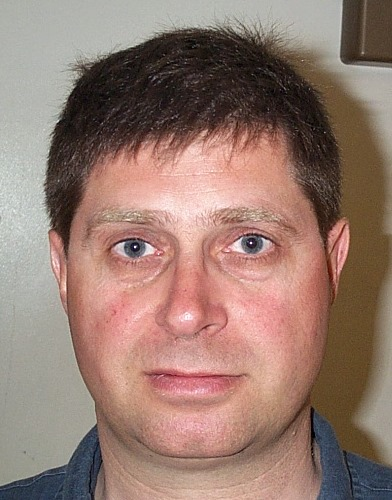
%> input picture images/DB1/db1_01.jpg, 392 x 500 px; its folder holds only this picture in this run
$ octave main.m   (GNU Octave 9; MATLAB toolbox functions it lacks are replaced by stand-ins)
%> lines starting %> are read from the running program, lines starting %| are printed output that depends on the picture; in (x1, y1, x2, y2) boxes, pixels count from 0 and x2, y2 are one past the last pixel; in counts of white or black regions, pixels touching at a corner belong together; the program's own positions count from 1
### createDatabase.m
function [ ] = createDatabase( images_folder )
%> called with images_folder = 'images/DB1'

files = dir(fullfile(images_folder, '*.jpg'));
files = {files.name}';
numFacesNotDetected = 0;

% Loop image directory and detect each face, store in faces_db matrix
for i=1:numel(files)
    fname = fullfile(images_folder, files{i});
    disp(['Loading ', num2str(fname), '..'])
    img = imread(fname);
%> img is the input picture: size 500x392x3 uint8; mean R, G, B 150.1, 122.6, 111.8
    output = colorCorrection(img); % Color correct
    result = detectFace(output);   % Detect face
    if( isempty(result) )
        numFacesNotDetected = numFacesNotDetected - 1;
        continue
    else
        faces_db(:,:,i+numFacesNotDetected) = result;
    end
end

numberofimages = numel(files);
[aa,bb,numDetectedFaces] = size(faces_db);
disp(['Loaded ', num2str(numDetectedFaces), ' of ', num2str(numberofimages), ' faces successfully.'])

[X,Y] = size(faces_db(:,:,1));
n = X*Y;

% Reshape images to vectors
faces_db = reshape(faces_db, [n, numDetectedFaces]);

% Run PCA algorithm
x = im2double(faces_db);
meanImage = mean(x,2);                 % Find average face vector
A = bsxfun(@minus, x, meanImage);      % Subtract the mean for each vector in faces_db
C = transpose(A) * A;                  % Covariance matrix (MxM)
[eigVec, eigVal] = eig(C);             % Eigenvectors and eigenvalues in smaller dimension
eigenVecLarge = A * eigVec;            % Eigenvectors in bigger dimension (n x n)

% Reshaping the n-dim eigenvectors into matrices (eigenfaces)
eigenfaces = [];
for k = 1:numDetectedFaces
    c = eigenVecLarge(:,k);
    eigenfaces{k} = reshape(c,X,Y);
    eigenfaces{k} = eigenfaces{k}./norm(eigenfaces{k});
end

% Normalize eigenvectors
eigenVecLarge = eigenVecLarge./norm(eigenVecLarge);

% Extract eigenvalues and sort in descending order
x = diag(eigVal);
[xc,xci] = sort(x,'descend');
[xciR, xciC] = size(xci);

% Display eigenfaces
for e = 1:xciR
    figure
    imshow(eigenfaces{e}, [])
end

% Calculate weights vector for each eigenface
weights = zeros(numDetectedFaces, numDetectedFaces);
for a = 1:numDetectedFaces
    for j=1:numDetectedFaces
        w =  eigenVecLarge(:,j)' * A(:,a);
        weights(j,a) = w;
    end
end

% Saving weight matrix, eigenvectors and mean image to database
save('databaseFINAL.mat', 'eigenVecLarge', 'weights', 'meanImage');

end

### colorCorrection.m
function [ output ] = colorCorrection( input )
% Color correct original image with gray world assumption

% Init output image with same size as input image
output = uint8(zeros(size(input,1), size(input,2), size(input,3)));

% Components of the input image
R = input(:,:,1);
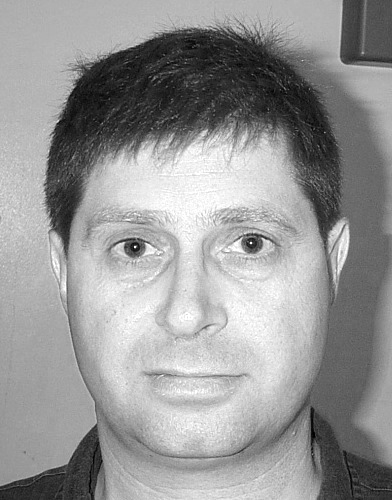
%> R: size 500x392 uint8; min 0, max 255, mean 150.1
G = input(:,:,2);
B = input(:,:,3);
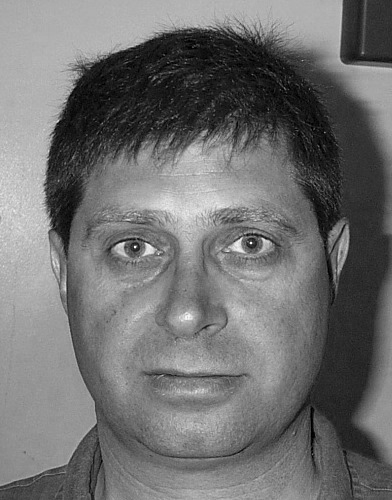
%> B: size 500x392 uint8; min 0, max 255, mean 111.8

% Inverse of the average values of the R,G,B components
mR = 1/(mean(mean(R)));
%> mR = 0.00666
mG = 1/(mean(mean(G)));
%> mG = 0.00816
mB = 1/(mean(mean(B)));
%> mB = 0.00894

%Smallest Avg Value (max because we are dealing with the inverses)
maxRGB = max(max(mR, mG), mB);
%> maxRGB = 0.00894

%Calculate the scaling factors
mR = mR/maxRGB;
%> mR = 0.745
mG = mG/maxRGB;
%> mG = 0.912
mB = mB/maxRGB;
%> mB = 1

%Scale the values
output(:,:,1) = R*mR;
output(:,:,2) = G*mG;
output(:,:,3) = B*mB;
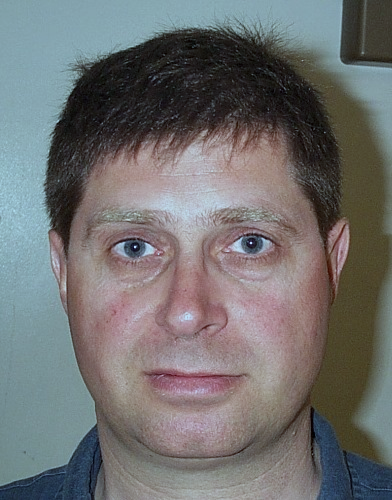
%> output: size 500x392x3 uint8; mean R, G, B 111.8, 111.8, 111.8

end

### detectFace.m
function [ face ] = detectFace( input )
% Detecting face by creating binary face mask
% Adding face mask to input image
% Morphing the resulting image

height = size(input,1);
%> height = 500
width = size(input,2);
%> width = 392

%Initialize the output images
binary = zeros(height,width);

%Convert the image from RGB to YCbCr color space
img_ycbcr = rgb2ycbcr(input);
%> img_ycbcr: size 500x392x3 uint8; mean of channels 1, 2, 3 112.1, 128, 128
Y = img_ycbcr(:,:,1);
Cb = img_ycbcr(:,:,2);
Cr = img_ycbcr(:,:,3);
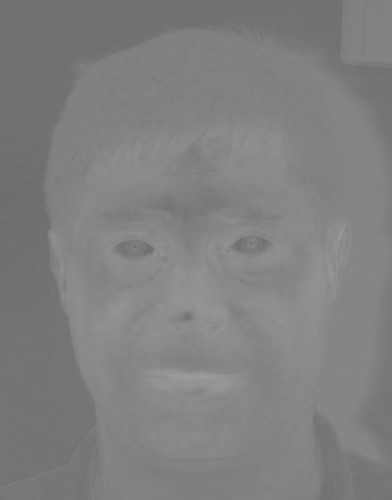
%> Cr: size 500x392 uint8; min 107, max 159, mean 128

%Detect Skin with static thresholding
[r,c,v] = find( Cr >= 125 & Cr<=183);
%> r = 136874 values from 1 to 500; c = 136874 values from 46 to 392; v = 136874 logical values, 136874 true
numind = size(r,1);
%> numind = 136874

% Mark skin pixels as white
for i=1:numind
    binary(r(i),c(i)) = 1;
end
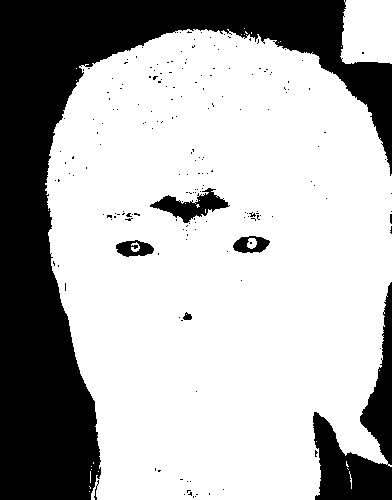
%> binary: size 500x392 double; values 0 (black) and 1 (white), 69.8% white; 192 black regions (185 under 20 px), largest, box (x1, y1, x2, y2) and area: (0, 0, 392, 500) 50340, (313, 282, 392, 500) 6311, (150, 188, 230, 223) 1141

% Morphological operations to enhance face mask
morphedBinary = enhanceFacemask(binary);
%> in enhanceFacemask, `faceMask = imerode(input_binary, kernel);`: faceMask: size 500x392 double; values 0 (black) and 1 (white), 32.3% white; 3 white regions (1 under 20 px), largest, box (x1, y1, x2, y2) and area: (68, 100, 392, 500) 62248, (361, 0, 392, 45) 1135
%> in enhanceFacemask, `faceMask = imdilate(faceMask, strel('disk', 4));`: faceMask: size 500x392 double; values 0 (black) and 1 (white), 36.7% white; 3 white regions, box (x1, y1, x2, y2) and area: (65, 97, 392, 500) 70443, (358, 0, 392, 48) 1368, (75, 134, 83, 142) 52
%> in enhanceFacemask, `output_binary = imfill(faceMask,'holes');`: output_binary: size 500x392 double; values 0 (black) and 1 (white), 39.4% white; 3 white regions, box (x1, y1, x2, y2) and area: (65, 97, 392, 500) 75887, (358, 0, 392, 48) 1368, (75, 134, 83, 142) 52
binary_uint8 = im2uint8(morphedBinary);

% Add original face to face mask
facemaskR = immultiply(input(:,:,1), binary_uint8/255);
facemaskG = immultiply(input(:,:,2), binary_uint8/255);
facemaskB = immultiply(input(:,:,3), binary_uint8/255);

faceMasked = cat(3, facemaskR, facemaskG, facemaskB);
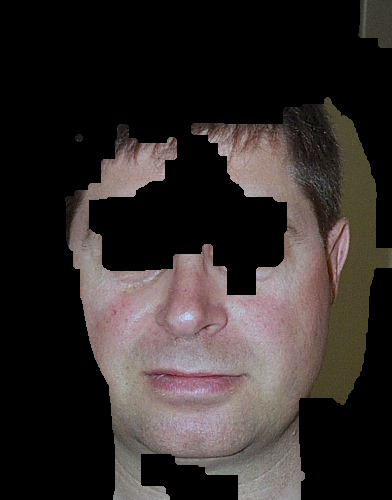
%> faceMasked: size 500x392x3 uint8; mean R, G, B 50, 43.7, 42

%Mouth map and mouth position
[mouthmap, mouthPos] = mouthMap(faceMasked);

%figure
%imshow(mouthmap)
%title('mouth map')

%Eye positions
[eyePos1, eyePos2, numberOfEyes] = eyeMap(input, mouthPos);

% Return if two eyes were not detected
if( numberOfEyes ~= 2 )
    disp('Two eyes not detected!')
    face = [];
    return
end

% Rotate face to align eye positions
rotatedImage = face_orientation(input, eyePos1, eyePos2);
% Crop image outside of face
cropped = image_normalization(rotatedImage, eyePos1, eyePos2, mouthPos);

face = rgb2gray(cropped);

end

### enhanceFacemask.m
function [ output_binary ] = enhanceFacemask( input_binary )
% Morphological operations to enhance binary mask

%numberOfHoles = bweuler(facemask)

diskSize = 35;
kernel = strel('square', diskSize);
faceMask = imerode(input_binary, kernel);

faceMask = imdilate(faceMask, strel('disk', 4));

% [12 lines of commented-out code are left out]


output_binary = imfill(faceMask,'holes');

%figure
%imshow(output_binary);
%title('face mask with morphing')

end

### mouthMap.m

%%% Mouth map %%%
% returning the mouth map (mm) and
% the center of the mouth (mc).

function [mm, mc] = mouthMap(I)

IYCbCr = rgb2ycbcr(I);
%> IYCbCr: size 500x392x3 uint8; mean of channels 1, 2, 3 55, 126.3, 130.9

ICr = double(IYCbCr(:,:,3));
ICb = double(IYCbCr(:,:,2));

n =  0.95 * (mean2((ICr).^2)) / mean2(ICr./ICb);
%> n = 15704.7

mm = (ICr.^2) .* ((ICr.^2)-n.*(ICr./ICb)).^2;
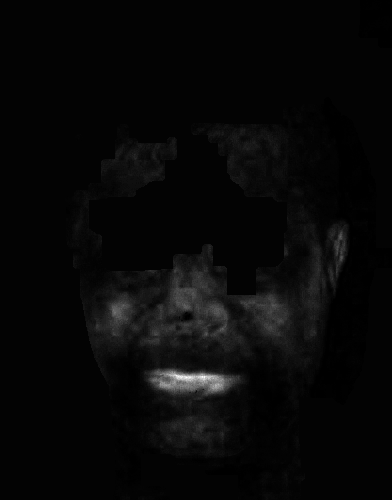
%> mm: size 500x392 double; min 229968.3, max 6.36e+11, mean 2.02e+10; drawn with min black and max white

mmNormalized = 255.*mm./max(max(mm));

mm = uint8(mmNormalized);
%> mm: size 500x392 uint8

r = 20;
SE = strel('sphere', r); % spherical structuring element
%> the run ends on the next line
mm = imdilate(mm,SE); % DILATION:
%mm = imerode(mm,SE); % EROSION

[rows, cols] = size(mm);

for row = 1:rows
    for col = 1:cols
        if(mm(row,col) > 150)
            mm(row,col) = 255;
        else
            mm(row,col) = 0;
        end
    end
end

BW = im2bw(mm, 0); % BinaryImage
mm = bwareafilt(BW,1); % Selecting largest object of image

% centroid is the center of an object in an image
labeledImage = bwlabel(mm);
measurements = regionprops(labeledImage, 'Centroid');
centroid = measurements.Centroid;
centroid = round(centroid);
mc = centroid; % mc is the mouth center coordinate (centroid).

I(mc(2),mc(1),:) = 255;

### main.m
%{
%    TNM034 - Facial Recognition
%    HT2017 - Linkoping University
%
%    Developed by: Jesper Lund, Rasmus Stahl, Tobias Matts, Anton Sterner
%
%    Process to recognize candidate face:
%        1. Load image and color correct using Gray World Assumption
%        2. Transform to YCbCr Color space
%        3. Detect face; create face mask, eye map and mouth map
%        4. Align and normalize face
%        5. Project candidate face to subspace spanned by database
%        eigenfaces
%        6. Calculate minimum euclidean distance to each eigenface
%        7. Check if mimimum distance is close enough to be able to say
%        that the candidate face exists in the database
%}

%% Create database with eigenfaces

clc;
clear;
images_folder = 'images/DB1';
createDatabase(images_folder);

$ run again, on images/DB1/db1_06.jpg
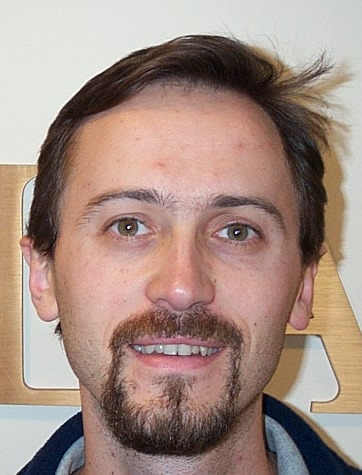
%> input picture images/DB1/db1_06.jpg, 362 x 475 px
%> in createDatabase, img is the input picture: size 475x362x3 uint8; mean R, G, B 163.8, 140.5, 130.5
%> in colorCorrection, `mR = 1/(mean(mean(R)));`: mR = 0.0061
%> in colorCorrection, `mG = 1/(mean(mean(G)));`: mG = 0.00712
%> in colorCorrection, `mB = 1/(mean(mean(B)));`: mB = 0.00766
%> in colorCorrection, `mR = mR/maxRGB;`: mR = 0.797
%> in colorCorrection, `mG = mG/maxRGB;`: mG = 0.929
%> in colorCorrection, `mB = mB/maxRGB;`: mB = 1
%> img_ycbcr: size 475x362x3 uint8; mean of channels 1, 2, 3 128.1, 128, 128
%> r = 120658 values from 36 to 475; c = 120658 values from 1 to 362; v = 120658 logical values, 120658 true
%> numind = 120658
%> after the loop in detectFace, `for i=1:numind`:
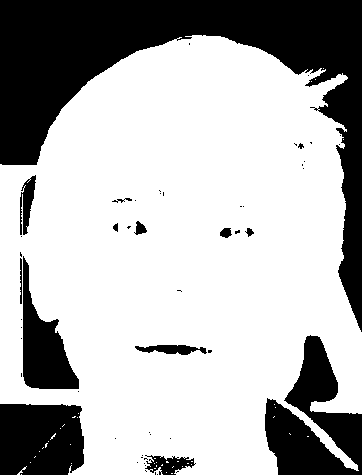
%> binary: size 475x362 double; values 0 (black) and 1 (white), 70.2% white; 54 black regions (40 under 20 px), largest, box (x1, y1, x2, y2) and area: (0, 0, 362, 332) 32579, (265, 335, 362, 475) 7527, (0, 404, 84, 475) 5633
%> output_binary: size 475x362 double; values 0 (black) and 1 (white), 50.1% white; 1 black region, box (x1, y1, x2, y2) and area: (0, 0, 362, 475) 85794
%> IYCbCr: size 475x362x3 uint8; mean of channels 1, 2, 3 66.9, 126.4, 131.1
%> n = 15738.4
%> in mouthMap, `mm = (ICr.^2) .* ((ICr.^2)-n.*(ICr./ICb)).^2;`:
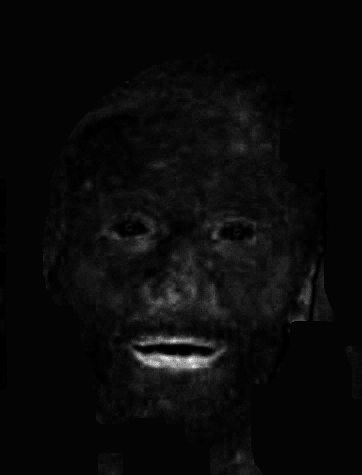
%> mm: size 475x362 double; min 2990.1, max 4.22e+11, mean 1.74e+10; drawn with min black and max white

$ run again, on images/DB1/db1_07.jpg
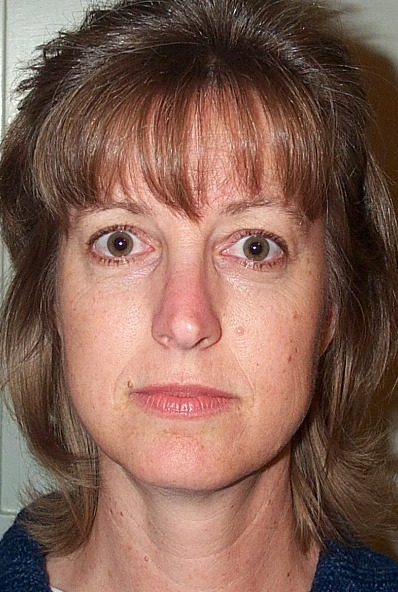
%> input picture images/DB1/db1_07.jpg, 398 x 592 px
%> in createDatabase, img is the input picture: size 592x398x3 uint8; mean R, G, B 131.9, 97.1, 83.9
%> in colorCorrection, `mR = 1/(mean(mean(R)));`: mR = 0.00758
%> in colorCorrection, `mG = 1/(mean(mean(G)));`: mG = 0.0103
%> in colorCorrection, `mB = 1/(mean(mean(B)));`: mB = 0.0119
%> in colorCorrection, `mR = mR/maxRGB;`: mR = 0.637
%> in colorCorrection, `mG = mG/maxRGB;`: mG = 0.864
%> in colorCorrection, `mB = mB/maxRGB;`: mB = 1
%> img_ycbcr: size 592x398x3 uint8; mean of channels 1, 2, 3 88.1, 128, 128
%> r = 189405 values from 1 to 592; c = 189405 values from 1 to 398; v = 189405 logical values, 189405 true
%> numind = 189405
%> after the loop in detectFace, `for i=1:numind`:
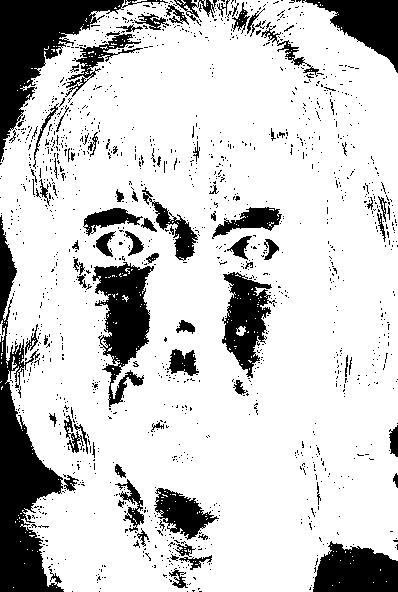
%> binary: size 592x398 double; values 0 (black) and 1 (white), 80.4% white; 1441 black regions (1356 under 20 px), largest, box (x1, y1, x2, y2) and area: (0, 215, 64, 592) 9137, (0, 0, 168, 162) 7233, (92, 262, 154, 407) 4448
%> binary_uint8: size 592x398 uint8; 14.1% white; 14 white regions, largest, box (x1, y1, x2, y2) and area: (197, 238, 329, 592) 17099, (132, 54, 277, 135) 5514, (349, 246, 398, 336) 1576
%> IYCbCr: size 592x398x3 uint8; mean of channels 1, 2, 3 25.5, 127.5, 128.7
%> n = 15585.3
%> in mouthMap, `mm = (ICr.^2) .* ((ICr.^2)-n.*(ICr./ICb)).^2;`:
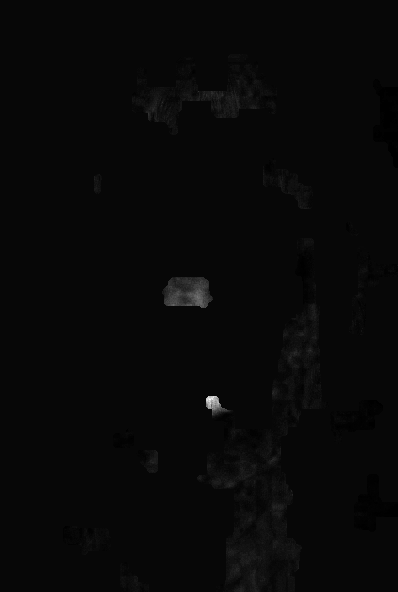
%> mm: size 592x398 double; min 280375.2, max 3.66e+11, mean 1.2e+10; drawn with min black and max white

$ run again, on images/DB1/db1_08.jpg
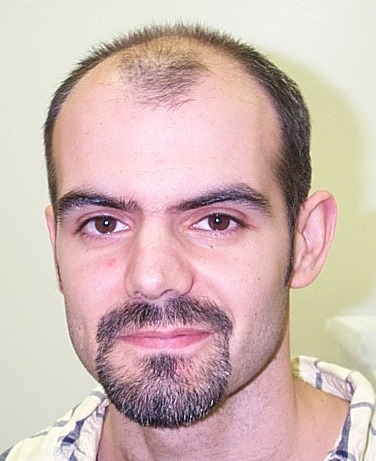
%> input picture images/DB1/db1_08.jpg, 376 x 461 px
%> in createDatabase, img is the input picture: size 461x376x3 uint8; mean R, G, B 208.8, 183.9, 179.4
%> in colorCorrection, `mR = 1/(mean(mean(R)));`: mR = 0.00479
%> in colorCorrection, `mG = 1/(mean(mean(G)));`: mG = 0.00544
%> in colorCorrection, `mB = 1/(mean(mean(B)));`: mB = 0.00557
%> in colorCorrection, `mR = mR/maxRGB;`: mR = 0.859
%> in colorCorrection, `mG = mG/maxRGB;`: mG = 0.976
%> in colorCorrection, `mB = mB/maxRGB;`: mB = 1
%> img_ycbcr: size 461x376x3 uint8; mean of channels 1, 2, 3 170.1, 128, 128
%> r = 103372 values from 27 to 461; c = 103372 values from 45 to 371; v = 103372 logical values, 103372 true
%> numind = 103372
%> output_binary: size 461x376 double; values 0 (black) and 1 (white), 36.6% white; 1 white region, box (x1, y1, x2, y2) and area: (60, 44, 330, 461) 63366
%> IYCbCr: size 461x376x3 uint8; mean of channels 1, 2, 3 69, 128.4, 131
%> n = 15985.2
%> in mouthMap, `mm = (ICr.^2) .* ((ICr.^2)-n.*(ICr./ICb)).^2;`:
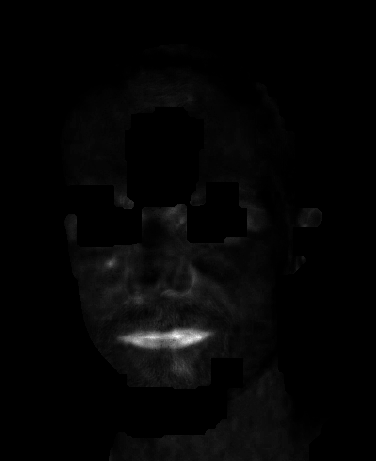
%> mm: size 461x376 double; min 1001.8, max 1.28e+12, mean 2.72e+10; drawn with min black and max white
